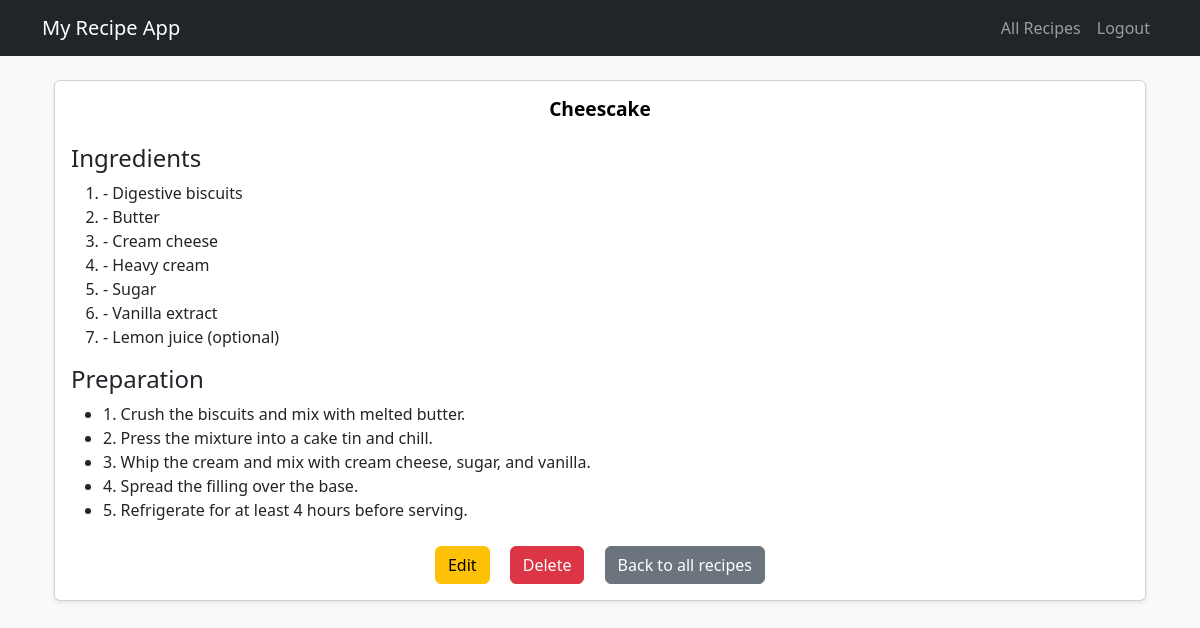
Page /recipes/4/ (signed in) on the earlier database version.
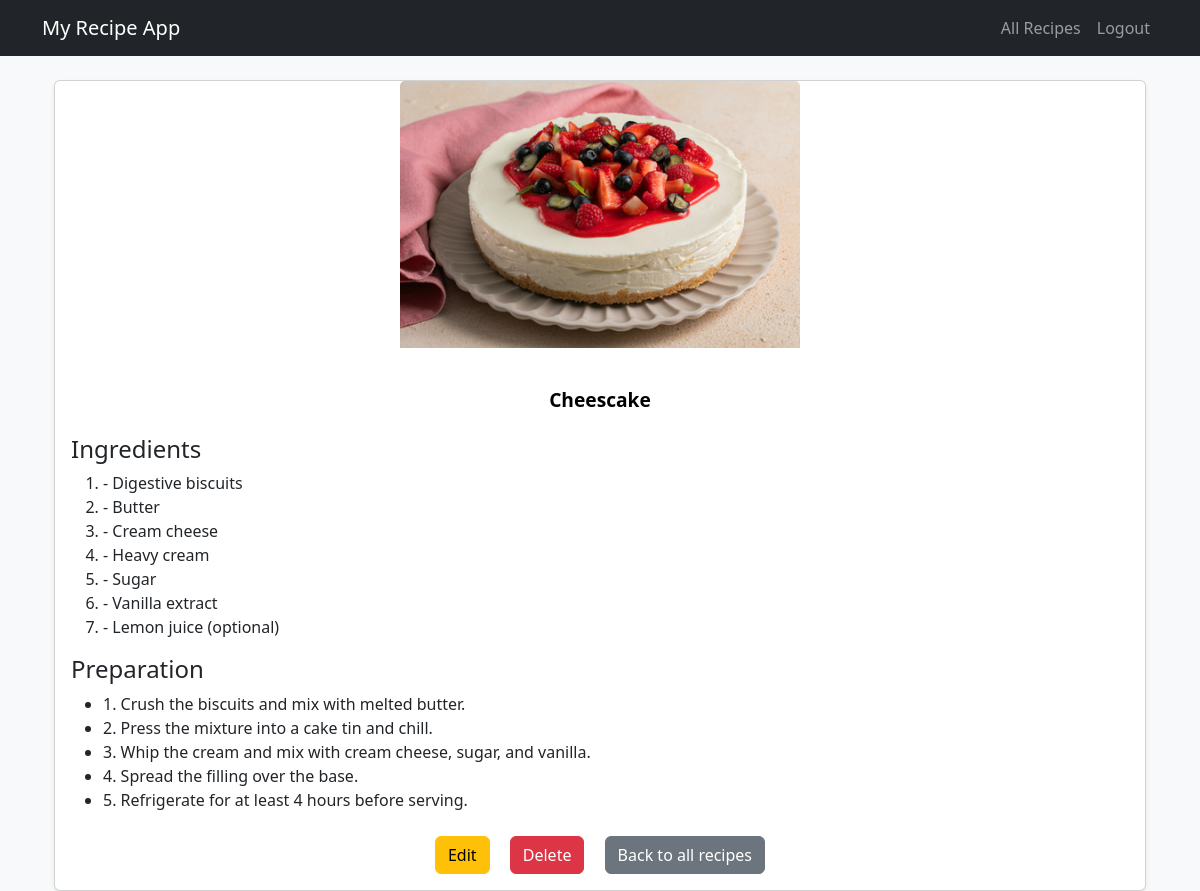
Same page on the later database version.
### recipes/models.py (models this page shows, shortened)
class Recipe(models.Model):
    name = models.CharField(max_length=120)
    description = models.TextField()
    ingredients = models.TextField()
    cooking_time = models.PositiveIntegerField(help_text="in minutes")
    image = models.ImageField(upload_to='recipes/', blank=True, null=True)

### recipes/views.py (the view)
# urls.py: path('recipes/<int:pk>/', views.recipe_detail, name='detail'),
@login_required
def recipe_detail(request, pk):
    recipe = get_object_or_404(Recipe, pk=pk)
    return render(request, 'recipes/recipe_detail.html', {'recipe': recipe})

### recipes/templates/recipes/recipe_detail.html
{% extends "recipes/base.html" %} {% block content %}
<div class="container mt-4">
  <div class="card shadow-sm">
    {% if recipe.image %}
    <img
      src="{{ recipe.image.url }}"
      class="card-img-top recipe-detail-img mb-4"
      alt="{{ recipe.name }}"
    />
    {% endif %}
    <div class="card-body">
      <h1 class="card-title text-center mb-4">{{ recipe.name }}</h1>
      <h4>Ingredients</h4>
      <ol>
        {% for ingredient in recipe.ingredients.splitlines %}
        <li>{{ ingredient }}</li>
        {% endfor %}
      </ol>
      <h4>Preparation</h4>
      <ul>
        {% for step in recipe.description.splitlines %}
        <li>{{ step }}</li>
        {% endfor %}
      </ul>
      <div class="mt-4 text-center">
        <a
          href="{% url 'recipes:update' recipe.pk %}"
          class="btn btn-warning me-2"
          >Edit</a
        >
        <a
          href="{% url 'recipes:delete' recipe.pk %}"
          class="btn btn-danger me-2"
          >Delete</a
        >
        <a href="{% url 'recipes:list' %}" class="btn btn-secondary"
          >Back to all recipes</a
        >
      </div>
    </div>
  </div>
</div>
{% endblock %}

Differences in the rows shown:
changed Recipe "Cheescake": image: picture added
